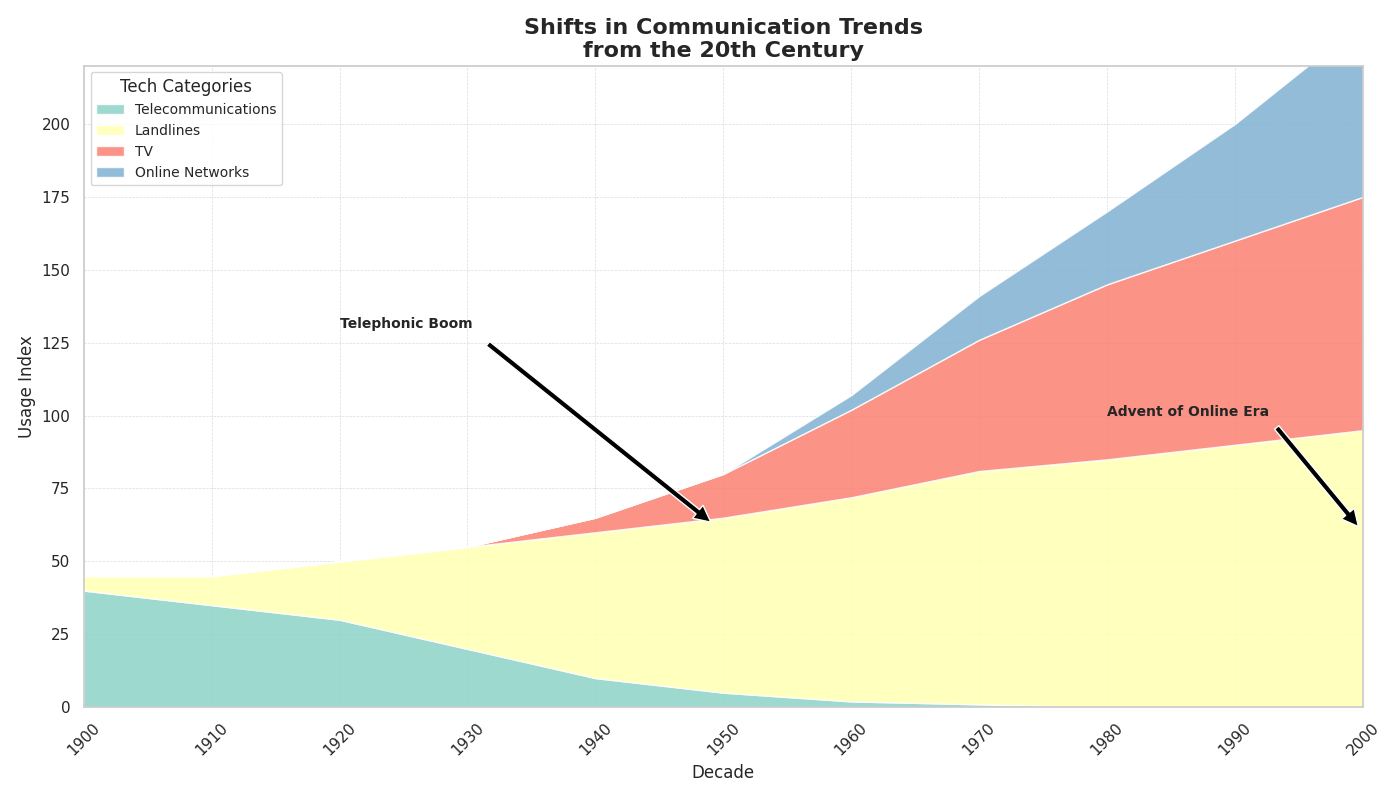

Write Python code to recreate this figure.
import matplotlib.pyplot as plt
import numpy as np

years = np.arange(1900, 2010, 10)

telegrams = np.array([40, 35, 30, 20, 10, 5, 2, 1, 0, 0, 0])
telephones = np.array([5, 10, 20, 35, 50, 60, 70, 80, 85, 90, 95])
television = np.array([0, 0, 0, 0, 5, 15, 30, 45, 60, 70, 80])
internet = np.array([0, 0, 0, 0, 0, 0, 5, 15, 25, 40, 60])

# Removed the radio data group
data = np.array([telegrams, telephones, television, internet])

plt.figure(figsize=(14, 8))
plt.stackplot(years, data, labels=['Telecommunications', 'Landlines', 'TV', 'Online Networks'],
              colors=['#8dd3c7', '#ffffb3', '#fb8072', '#80b1d3'], alpha=0.85)

plt.title('Shifts in Communication Trends\nfrom the 20th Century', fontsize=16, fontweight='bold')
plt.xlabel('Decade', fontsize=12)
plt.ylabel('Usage Index', fontsize=12)
plt.xlim(years[0], years[-1])
plt.ylim(0, 220)

plt.grid(True, linestyle='--', linewidth=0.5, alpha=0.7)

plt.legend(loc='upper left', fontsize=10, title="Tech Categories")

plt.xticks(years, rotation=45)

plt.annotate('Telephonic Boom', xy=(1950, 60), xytext=(1920, 130),
             arrowprops=dict(facecolor='black', shrink=0.05), fontsize=10, fontweight='bold')
plt.annotate('Advent of Online Era', xy=(2000, 60), xytext=(1980, 100),
             arrowprops=dict(facecolor='black', shrink=0.05), fontsize=10, fontweight='bold')

plt.tight_layout()
plt.show()
